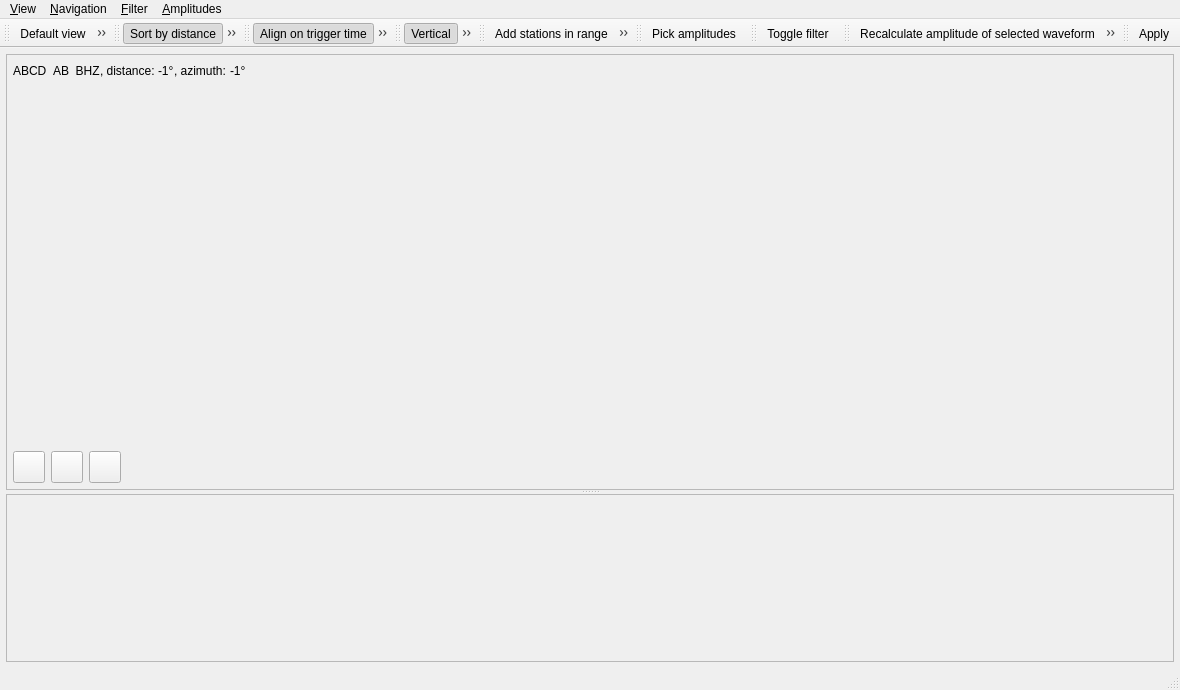
<ui version="4.0" >
 <author></author>
 <comment></comment>
 <exportmacro></exportmacro>
 <class>AmplitudeView</class>
 <widget class="QMainWindow" name="AmplitudeView" >
  <property name="geometry" >
   <rect>
    <x>0</x>
    <y>0</y>
    <width>917</width>
    <height>690</height>
   </rect>
  </property>
  <property name="windowTitle" >
   <string>Amplitude picker</string>
  </property>
  <property name="iconSize" >
   <size>
    <width>16</width>
    <height>16</height>
   </size>
  </property>
  <widget class="QWidget" name="centralwidget" >
   <layout class="QVBoxLayout" >
    <property name="margin" >
     <number>6</number>
    </property>
    <property name="spacing" >
     <number>6</number>
    </property>
    <item>
     <widget class="QSplitter" name="" >
      <property name="orientation" >
       <enum>Qt::Vertical</enum>
      </property>
      <widget class="QFrame" name="frameZoomWrapper" >
       <property name="frameShape" >
        <enum>QFrame::StyledPanel</enum>
       </property>
       <property name="frameShadow" >
        <enum>QFrame::Sunken</enum>
       </property>
       <layout class="QVBoxLayout" >
        <property name="margin" >
         <number>0</number>
        </property>
        <property name="spacing" >
         <number>6</number>
        </property>
        <item>
         <widget class="Seiscomp::Gui::ZoomRecordFrame" name="frameZoom" >
          <property name="sizePolicy" >
           <sizepolicy>
            <hsizetype>5</hsizetype>
            <vsizetype>5</vsizetype>
            <horstretch>0</horstretch>
            <verstretch>0</verstretch>
           </sizepolicy>
          </property>
          <property name="frameShape" >
           <enum>QFrame::NoFrame</enum>
          </property>
          <property name="frameShadow" >
           <enum>QFrame::Sunken</enum>
          </property>
          <layout class="QVBoxLayout" >
           <property name="margin" >
            <number>6</number>
           </property>
           <property name="spacing" >
            <number>6</number>
           </property>
           <item>
            <widget class="QFrame" name="frameCurrentRowLabel" >
             <property name="sizePolicy" >
              <sizepolicy>
               <hsizetype>5</hsizetype>
               <vsizetype>4</vsizetype>
               <horstretch>0</horstretch>
               <verstretch>5</verstretch>
              </sizepolicy>
             </property>
             <property name="frameShape" >
              <enum>QFrame::NoFrame</enum>
             </property>
             <property name="frameShadow" >
              <enum>QFrame::Plain</enum>
             </property>
             <layout class="QHBoxLayout" >
              <property name="margin" >
               <number>0</number>
              </property>
              <property name="spacing" >
               <number>6</number>
              </property>
              <item>
               <widget class="QLabel" name="labelStationCode" >
                <property name="sizePolicy" >
                 <sizepolicy>
                  <hsizetype>4</hsizetype>
                  <vsizetype>5</vsizetype>
                  <horstretch>0</horstretch>
                  <verstretch>0</verstretch>
                 </sizepolicy>
                </property>
                <property name="text" >
                 <string>ABCD</string>
                </property>
               </widget>
              </item>
              <item>
               <layout class="QHBoxLayout" >
                <property name="margin" >
                 <number>0</number>
                </property>
                <property name="spacing" >
                 <number>0</number>
                </property>
                <item>
                 <widget class="QLabel" name="labelCode" >
                  <property name="sizePolicy" >
                   <sizepolicy>
                    <hsizetype>4</hsizetype>
                    <vsizetype>4</vsizetype>
                    <horstretch>0</horstretch>
                    <verstretch>0</verstretch>
                   </sizepolicy>
                  </property>
                  <property name="minimumSize" >
                   <size>
                    <width>20</width>
                    <height>0</height>
                   </size>
                  </property>
                  <property name="text" >
                   <string>AB  BHZ</string>
                  </property>
                 </widget>
                </item>
                <item>
                 <widget class="QLabel" name="label" >
                  <property name="text" >
                   <string>, distance: </string>
                  </property>
                 </widget>
                </item>
                <item>
                 <widget class="QLabel" name="labelDistance" >
                  <property name="text" >
                   <string>-1°</string>
                  </property>
                 </widget>
                </item>
                <item>
                 <widget class="QLabel" name="label_2" >
                  <property name="text" >
                   <string>, azimuth: </string>
                  </property>
                 </widget>
                </item>
                <item>
                 <widget class="QLabel" name="labelAzimuth" >
                  <property name="text" >
                   <string>-1°</string>
                  </property>
                 </widget>
                </item>
               </layout>
              </item>
              <item>
               <spacer>
                <property name="orientation" >
                 <enum>Qt::Horizontal</enum>
                </property>
                <property name="sizeHint" >
                 <size>
                  <width>40</width>
                  <height>20</height>
                 </size>
                </property>
               </spacer>
              </item>
             </layout>
            </widget>
           </item>
           <item>
            <widget class="QFrame" name="frameCurrentRow" >
             <property name="sizePolicy" >
              <sizepolicy>
               <hsizetype>5</hsizetype>
               <vsizetype>3</vsizetype>
               <horstretch>0</horstretch>
               <verstretch>0</verstretch>
              </sizepolicy>
             </property>
             <property name="frameShape" >
              <enum>QFrame::NoFrame</enum>
             </property>
             <property name="frameShadow" >
              <enum>QFrame::Raised</enum>
             </property>
            </widget>
           </item>
           <item>
            <layout class="QHBoxLayout" >
             <property name="margin" >
              <number>0</number>
             </property>
             <property name="spacing" >
              <number>6</number>
             </property>
             <item>
              <widget class="QFrame" name="frameZoomControls" >
               <property name="sizePolicy" >
                <sizepolicy>
                 <hsizetype>4</hsizetype>
                 <vsizetype>5</vsizetype>
                 <horstretch>0</horstretch>
                 <verstretch>0</verstretch>
                </sizepolicy>
               </property>
               <property name="frameShape" >
                <enum>QFrame::NoFrame</enum>
               </property>
               <property name="frameShadow" >
                <enum>QFrame::Raised</enum>
               </property>
               <layout class="QHBoxLayout" >
                <property name="margin" >
                 <number>0</number>
                </property>
                <property name="spacing" >
                 <number>6</number>
                </property>
                <item>
                 <widget class="QPushButton" name="btnRowAccept" >
                  <property name="sizePolicy" >
                   <sizepolicy>
                    <hsizetype>0</hsizetype>
                    <vsizetype>0</vsizetype>
                    <horstretch>0</horstretch>
                    <verstretch>0</verstretch>
                   </sizepolicy>
                  </property>
                  <property name="minimumSize" >
                   <size>
                    <width>32</width>
                    <height>32</height>
                   </size>
                  </property>
                  <property name="maximumSize" >
                   <size>
                    <width>32</width>
                    <height>32</height>
                   </size>
                  </property>
                  <property name="toolTip" >
                   <string>Accept picked phase</string>
                  </property>
                  <property name="text" >
                   <string/>
                  </property>
                  <property name="icon" >
                   <iconset resource="icons.qrc" >:/icons/icons/ok.png</iconset>
                  </property>
                  <property name="iconSize" >
                   <size>
                    <width>24</width>
                    <height>24</height>
                   </size>
                  </property>
                  <property name="checkable" >
                   <bool>true</bool>
                  </property>
                  <property name="flat" >
                   <bool>false</bool>
                  </property>
                 </widget>
                </item>
                <item>
                 <widget class="QPushButton" name="btnRowRemove" >
                  <property name="sizePolicy" >
                   <sizepolicy>
                    <hsizetype>0</hsizetype>
                    <vsizetype>0</vsizetype>
                    <horstretch>0</horstretch>
                    <verstretch>0</verstretch>
                   </sizepolicy>
                  </property>
                  <property name="minimumSize" >
                   <size>
                    <width>32</width>
                    <height>32</height>
                   </size>
                  </property>
                  <property name="maximumSize" >
                   <size>
                    <width>32</width>
                    <height>32</height>
                   </size>
                  </property>
                  <property name="toolTip" >
                   <string>Deactivate current pick or trace depending on the picking mode</string>
                  </property>
                  <property name="text" >
                   <string/>
                  </property>
                  <property name="icon" >
                   <iconset resource="icons.qrc" >:/icons/icons/remove.png</iconset>
                  </property>
                  <property name="iconSize" >
                   <size>
                    <width>24</width>
                    <height>24</height>
                   </size>
                  </property>
                  <property name="shortcut" >
                   <string>X</string>
                  </property>
                  <property name="checkable" >
                   <bool>true</bool>
                  </property>
                 </widget>
                </item>
                <item>
                 <widget class="QPushButton" name="btnRowReset" >
                  <property name="sizePolicy" >
                   <sizepolicy>
                    <hsizetype>0</hsizetype>
                    <vsizetype>0</vsizetype>
                    <horstretch>0</horstretch>
                    <verstretch>0</verstretch>
                   </sizepolicy>
                  </property>
                  <property name="minimumSize" >
                   <size>
                    <width>32</width>
                    <height>32</height>
                   </size>
                  </property>
                  <property name="maximumSize" >
                   <size>
                    <width>32</width>
                    <height>32</height>
                   </size>
                  </property>
                  <property name="toolTip" >
                   <string>Reset manual picks</string>
                  </property>
                  <property name="text" >
                   <string/>
                  </property>
                  <property name="icon" >
                   <iconset resource="icons.qrc" >:/icons/icons/erase.png</iconset>
                  </property>
                  <property name="iconSize" >
                   <size>
                    <width>24</width>
                    <height>24</height>
                   </size>
                  </property>
                 </widget>
                </item>
               </layout>
              </widget>
             </item>
             <item>
              <widget class="QFrame" name="frameTimeScale" >
               <property name="frameShape" >
                <enum>QFrame::NoFrame</enum>
               </property>
               <property name="frameShadow" >
                <enum>QFrame::Raised</enum>
               </property>
              </widget>
             </item>
            </layout>
           </item>
          </layout>
         </widget>
        </item>
       </layout>
      </widget>
      <widget class="QFrame" name="frameTraces" >
       <property name="sizePolicy" >
        <sizepolicy>
         <hsizetype>5</hsizetype>
         <vsizetype>1</vsizetype>
         <horstretch>0</horstretch>
         <verstretch>0</verstretch>
        </sizepolicy>
       </property>
       <property name="frameShape" >
        <enum>QFrame::StyledPanel</enum>
       </property>
       <property name="frameShadow" >
        <enum>QFrame::Sunken</enum>
       </property>
      </widget>
     </widget>
    </item>
   </layout>
  </widget>
  <widget class="QStatusBar" name="statusbar" >
   <property name="geometry" >
    <rect>
     <x>0</x>
     <y>665</y>
     <width>917</width>
     <height>25</height>
    </rect>
   </property>
  </widget>
  <widget class="QToolBar" name="toolBarScale" >
   <property name="windowTitle" >
    <string>Zooming</string>
   </property>
   <property name="orientation" >
    <enum>Qt::Horizontal</enum>
   </property>
   <property name="iconSize" >
    <size>
     <width>24</width>
     <height>24</height>
    </size>
   </property>
   <attribute name="toolBarArea" >
    <number>4</number>
   </attribute>
   <addaction name="actionDefaultView" />
   <addaction name="separator" />
   <addaction name="actionIncreaseRowHeight" />
   <addaction name="actionDecreaseRowHeight" />
   <addaction name="separator" />
   <addaction name="actionIncreaseRowTimescale" />
   <addaction name="actionDecreaseRowTimescale" />
   <addaction name="separator" />
   <addaction name="actionMaximizeAmplitudes" />
  </widget>
  <widget class="QToolBar" name="toolBarSort" >
   <property name="windowTitle" >
    <string>Sort</string>
   </property>
   <property name="orientation" >
    <enum>Qt::Horizontal</enum>
   </property>
   <property name="iconSize" >
    <size>
     <width>24</width>
     <height>24</height>
    </size>
   </property>
   <attribute name="toolBarArea" >
    <number>4</number>
   </attribute>
   <addaction name="actionSortByDistance" />
   <addaction name="actionSortAlphabetically" />
  </widget>
  <widget class="QToolBar" name="toolBarAlign" >
   <property name="windowTitle" >
    <string>Alignment</string>
   </property>
   <property name="orientation" >
    <enum>Qt::Horizontal</enum>
   </property>
   <property name="iconSize" >
    <size>
     <width>24</width>
     <height>24</height>
    </size>
   </property>
   <attribute name="toolBarArea" >
    <number>4</number>
   </attribute>
   <addaction name="actionAlignOnPArrival" />
   <addaction name="actionAlignOnOriginTime" />
  </widget>
  <widget class="QToolBar" name="toolBarComponent" >
   <property name="windowTitle" >
    <string>Components</string>
   </property>
   <property name="orientation" >
    <enum>Qt::Horizontal</enum>
   </property>
   <property name="iconSize" >
    <size>
     <width>24</width>
     <height>24</height>
    </size>
   </property>
   <attribute name="toolBarArea" >
    <number>4</number>
   </attribute>
   <addaction name="actionShowZComponent" />
   <addaction name="actionShowNComponent" />
   <addaction name="actionShowEComponent" />
  </widget>
  <widget class="QToolBar" name="toolBarStations" >
   <property name="sizePolicy" >
    <sizepolicy>
     <hsizetype>5</hsizetype>
     <vsizetype>7</vsizetype>
     <horstretch>0</horstretch>
     <verstretch>0</verstretch>
    </sizepolicy>
   </property>
   <property name="windowTitle" >
    <string>Add stations</string>
   </property>
   <property name="orientation" >
    <enum>Qt::Horizontal</enum>
   </property>
   <property name="iconSize" >
    <size>
     <width>24</width>
     <height>24</height>
    </size>
   </property>
   <attribute name="toolBarArea" >
    <number>4</number>
   </attribute>
   <addaction name="actionShowAllStations" />
   <addaction name="actionShowUsedStations" />
  </widget>
  <widget class="QToolBar" name="toolBarPicking" >
   <property name="windowTitle" >
    <string>Picking</string>
   </property>
   <property name="orientation" >
    <enum>Qt::Horizontal</enum>
   </property>
   <property name="iconSize" >
    <size>
     <width>24</width>
     <height>24</height>
    </size>
   </property>
   <attribute name="toolBarArea" >
    <number>4</number>
   </attribute>
   <addaction name="actionPickAmplitude" />
  </widget>
  <widget class="QMenuBar" name="menuBar" >
   <property name="geometry" >
    <rect>
     <x>0</x>
     <y>0</y>
     <width>917</width>
     <height>32</height>
    </rect>
   </property>
   <widget class="QMenu" name="menuView" >
    <property name="title" >
     <string>&amp;View</string>
    </property>
    <widget class="QMenu" name="menuSort" >
     <property name="title" >
      <string>&amp;Sort</string>
     </property>
     <addaction name="actionSortByDistance" />
     <addaction name="actionSortAlphabetically" />
    </widget>
    <widget class="QMenu" name="menuAlign" >
     <property name="title" >
      <string>Align</string>
     </property>
     <addaction name="actionAlignOnPArrival" />
     <addaction name="actionAlignOnOriginTime" />
    </widget>
    <widget class="QMenu" name="menu_Zoomtrace" >
     <property name="title" >
      <string>&amp;Zoomtrace</string>
     </property>
     <addaction name="actionIncreaseAmplitudeScale" />
     <addaction name="actionDecreaseAmplitudeScale" />
     <addaction name="actionTimeScaleUp" />
     <addaction name="actionTimeScaleDown" />
     <addaction name="separator" />
     <addaction name="actionClipComponentsToViewport" />
    </widget>
    <widget class="QMenu" name="menuTraces" >
     <property name="title" >
      <string>&amp;Traces</string>
     </property>
     <widget class="QMenu" name="menuAlignArrival" >
      <property name="title" >
       <string>Align</string>
      </property>
      <addaction name="actionAlignOnOriginTime" />
     </widget>
     <addaction name="actionIncreaseRowHeight" />
     <addaction name="actionDecreaseRowHeight" />
     <addaction name="actionIncreaseRowTimescale" />
     <addaction name="actionDecreaseRowTimescale" />
     <addaction name="actionMaximizeAmplitudes" />
     <addaction name="separator" />
     <addaction name="menuAlignArrival" />
    </widget>
    <widget class="QMenu" name="menuComponents" >
     <property name="title" >
      <string>&amp;Components</string>
     </property>
     <addaction name="actionShowZComponent" />
     <addaction name="actionShowNComponent" />
     <addaction name="actionShowEComponent" />
    </widget>
    <addaction name="actionDefaultView" />
    <addaction name="actionShowUsedStations" />
    <addaction name="actionShowTraceValuesInNmS" />
    <addaction name="separator" />
    <addaction name="menu_Zoomtrace" />
    <addaction name="menuTraces" />
    <addaction name="menuComponents" />
   </widget>
   <widget class="QMenu" name="menu_Navigation" >
    <property name="title" >
     <string>&amp;Navigation</string>
    </property>
    <addaction name="actionScrollLeft" />
    <addaction name="actionScrollRight" />
    <addaction name="actionScrollFineLeft" />
    <addaction name="actionScrollFineRight" />
   </widget>
   <widget class="QMenu" name="menu_Locate" >
    <property name="title" >
     <string>&amp;Amplitudes</string>
    </property>
    <addaction name="actionPickAmplitude" />
    <addaction name="actionDisablePicking" />
    <addaction name="separator" />
    <addaction name="actionComputeMagnitudes" />
   </widget>
   <widget class="QMenu" name="menu_Filter" >
    <property name="title" >
     <string>&amp;Filter</string>
    </property>
    <addaction name="actionToggleFilter" />
   </widget>
   <addaction name="menuView" />
   <addaction name="menu_Navigation" />
   <addaction name="menu_Filter" />
   <addaction name="menu_Locate" />
  </widget>
  <widget class="QToolBar" name="toolBarFilter" >
   <property name="orientation" >
    <enum>Qt::Horizontal</enum>
   </property>
   <property name="iconSize" >
    <size>
     <width>24</width>
     <height>24</height>
    </size>
   </property>
   <attribute name="toolBarArea" >
    <number>4</number>
   </attribute>
   <addaction name="actionToggleFilter" />
  </widget>
  <widget class="QToolBar" name="toolBarSetup" >
   <property name="windowTitle" >
    <string>Calculate</string>
   </property>
   <property name="orientation" >
    <enum>Qt::Horizontal</enum>
   </property>
   <property name="iconSize" >
    <size>
     <width>24</width>
     <height>24</height>
    </size>
   </property>
   <attribute name="toolBarArea" >
    <number>4</number>
   </attribute>
   <addaction name="actionRecalculateAmplitude" />
   <addaction name="actionRecalculateAmplitudes" />
  </widget>
  <widget class="QToolBar" name="toolBarComputeMagnitudes" >
   <property name="windowTitle" >
    <string>Apply</string>
   </property>
   <property name="orientation" >
    <enum>Qt::Horizontal</enum>
   </property>
   <property name="iconSize" >
    <size>
     <width>24</width>
     <height>24</height>
    </size>
   </property>
   <attribute name="toolBarArea" >
    <number>4</number>
   </attribute>
   <addaction name="actionComputeMagnitudes" />
  </widget>
  <action name="actionIncreaseAmplitudeScale" >
   <property name="icon" >
    <iconset resource="icons.qrc" >:/icons/icons/vzoomin.png</iconset>
   </property>
   <property name="text" >
    <string>Scale amplitudes up</string>
   </property>
   <property name="iconText" >
    <string>Scale amplitudes up</string>
   </property>
   <property name="toolTip" >
    <string>Increase amplitude scale of current trace</string>
   </property>
   <property name="shortcut" >
    <string>Ctrl+Up</string>
   </property>
  </action>
  <action name="actionDecreaseAmplitudeScale" >
   <property name="icon" >
    <iconset resource="icons.qrc" >:/icons/icons/vzoomout.png</iconset>
   </property>
   <property name="text" >
    <string>Scale amplitudes down</string>
   </property>
   <property name="iconText" >
    <string>Scale amplitudes down</string>
   </property>
   <property name="toolTip" >
    <string>Descrease amplitude scale of current trace</string>
   </property>
   <property name="shortcut" >
    <string>Ctrl+Down</string>
   </property>
  </action>
  <action name="actionTimeScaleUp" >
   <property name="icon" >
    <iconset resource="icons.qrc" >:/icons/icons/zoomout.png</iconset>
   </property>
   <property name="text" >
    <string>Increase visible timespan</string>
   </property>
   <property name="toolTip" >
    <string>Increase visible timespan</string>
   </property>
   <property name="shortcut" >
    <string>Ctrl+Right</string>
   </property>
  </action>
  <action name="actionTimeScaleDown" >
   <property name="icon" >
    <iconset resource="icons.qrc" >:/icons/icons/zoomin.png</iconset>
   </property>
   <property name="text" >
    <string>Decrease visible timespan</string>
   </property>
   <property name="iconText" >
    <string>Decrease visible timespan</string>
   </property>
   <property name="toolTip" >
    <string>Decrease visible timespan</string>
   </property>
   <property name="shortcut" >
    <string>Ctrl+Left</string>
   </property>
  </action>
  <action name="actionScrollLeft" >
   <property name="text" >
    <string>Scroll left</string>
   </property>
   <property name="toolTip" >
    <string>Scroll current trace left</string>
   </property>
   <property name="shortcut" >
    <string>Shift+Left</string>
   </property>
  </action>
  <action name="actionScrollRight" >
   <property name="text" >
    <string>Scroll right</string>
   </property>
   <property name="toolTip" >
    <string>Scroll current trace right</string>
   </property>
   <property name="shortcut" >
    <string>Shift+Right</string>
   </property>
  </action>
  <action name="actionSelectNextTrace" >
   <property name="text" >
    <string>Next trace</string>
   </property>
   <property name="iconText" >
    <string>Next trace</string>
   </property>
   <property name="shortcut" >
    <string>Down</string>
   </property>
  </action>
  <action name="actionSelectPreviousTrace" >
   <property name="text" >
    <string>Previous trace</string>
   </property>
   <property name="iconText" >
    <string>Previous trace</string>
   </property>
   <property name="shortcut" >
    <string>Up</string>
   </property>
  </action>
  <action name="actionScrollFineLeft" >
   <property name="text" >
    <string>Scroll fine left</string>
   </property>
   <property name="iconText" >
    <string>Scroll fine left</string>
   </property>
   <property name="toolTip" >
    <string>Scroll current trace left with finer steps</string>
   </property>
   <property name="shortcut" >
    <string>Left</string>
   </property>
  </action>
  <action name="actionScrollFineRight" >
   <property name="text" >
    <string>Scroll fine right</string>
   </property>
   <property name="iconText" >
    <string>Scroll fine right</string>
   </property>
   <property name="toolTip" >
    <string>Scroll current trace right with finer steps</string>
   </property>
   <property name="shortcut" >
    <string>Right</string>
   </property>
  </action>
  <action name="actionIncreaseRowHeight" >
   <property name="icon" >
    <iconset resource="icons.qrc" >:/icons/icons/vzoomin.png</iconset>
   </property>
   <property name="text" >
    <string>Increase row height</string>
   </property>
   <property name="toolTip" >
    <string>Increases the row height in traceview (Shift+Y)</string>
   </property>
   <property name="shortcut" >
    <string>Shift+Y</string>
   </property>
  </action>
  <action name="actionDecreaseRowHeight" >
   <property name="icon" >
    <iconset resource="icons.qrc" >:/icons/icons/vzoomout.png</iconset>
   </property>
   <property name="text" >
    <string>Decrease row height</string>
   </property>
   <property name="toolTip" >
    <string>Decreases the row height in traceview (Y)</string>
   </property>
   <property name="shortcut" >
    <string>Y</string>
   </property>
  </action>
  <action name="actionIncreaseRowTimescale" >
   <property name="icon" >
    <iconset resource="icons.qrc" >:/icons/icons/zoomin.png</iconset>
   </property>
   <property name="text" >
    <string>Increase row timescale</string>
   </property>
   <property name="toolTip" >
    <string>Increases the timescale in traceview (>)</string>
   </property>
   <property name="shortcut" >
    <string>></string>
   </property>
  </action>
  <action name="actionDecreaseRowTimescale" >
   <property name="icon" >
    <iconset resource="icons.qrc" >:/icons/icons/zoomout.png</iconset>
   </property>
   <property name="text" >
    <string>Decrease row timescale</string>
   </property>
   <property name="toolTip" >
    <string>Decreases the timescale in traceview (&lt;)</string>
   </property>
   <property name="shortcut" >
    <string>&lt;</string>
   </property>
  </action>
  <action name="actionSelectFirstRow" >
   <property name="text" >
    <string>Select first row</string>
   </property>
   <property name="shortcut" >
    <string>Home</string>
   </property>
  </action>
  <action name="actionSelectLastRow" >
   <property name="text" >
    <string>Select last row</string>
   </property>
   <property name="shortcut" >
    <string>End</string>
   </property>
  </action>
  <action name="actionAlignOnPArrival" >
   <property name="checkable" >
    <bool>true</bool>
   </property>
   <property name="checked" >
    <bool>true</bool>
   </property>
   <property name="icon" >
    <iconset resource="icons.qrc" >:/icons/icons/align_p.png</iconset>
   </property>
   <property name="text" >
    <string>Align on trigger time</string>
   </property>
   <property name="iconText" >
    <string>Align on trigger time</string>
   </property>
   <property name="toolTip" >
    <string>Align on trigger time</string>
   </property>
   <property name="shortcut" >
    <string>Ctrl+1</string>
   </property>
  </action>
  <action name="actionAlignOnOriginTime" >
   <property name="checkable" >
    <bool>true</bool>
   </property>
   <property name="icon" >
    <iconset resource="icons.qrc" >:/icons/icons/align_t.png</iconset>
   </property>
   <property name="text" >
    <string>Align on origin time</string>
   </property>
   <property name="iconText" >
    <string>Align on origin time</string>
   </property>
   <property name="toolTip" >
    <string>Align on origin time (Ctrl+0)</string>
   </property>
   <property name="shortcut" >
    <string>Ctrl+0</string>
   </property>
  </action>
  <action name="actionDefaultView" >
   <property name="icon" >
    <iconset resource="icons.qrc" >:/icons/icons/home.png</iconset>
   </property>
   <property name="text" >
    <string>&amp;Default view</string>
   </property>
   <property name="toolTip" >
    <string>Default view (Shift+N)</string>
   </property>
   <property name="shortcut" >
    <string>Shift+N</string>
   </property>
  </action>
  <action name="actionSortAlphabetically" >
   <property name="checkable" >
    <bool>true</bool>
   </property>
   <property name="icon" >
    <iconset resource="icons.qrc" >:/icons/icons/sort_abc.png</iconset>
   </property>
   <property name="text" >
    <string>Sort by names</string>
   </property>
   <property name="iconText" >
    <string>Sort by names</string>
   </property>
   <property name="toolTip" >
    <string>Sorts the traces by name (Alt+A)</string>
   </property>
   <property name="shortcut" >
    <string>Alt+A</string>
   </property>
  </action>
  <action name="actionSortByDistance" >
   <property name="checkable" >
    <bool>true</bool>
   </property>
   <property name="checked" >
    <bool>true</bool>
   </property>
   <property name="icon" >
    <iconset resource="icons.qrc" >:/icons/icons/sort_dist.png</iconset>
   </property>
   <property name="text" >
    <string>Sort by distance</string>
   </property>
   <property name="toolTip" >
    <string>Sort by distance (Alt+D)</string>
   </property>
   <property name="shortcut" >
    <string>Alt+D</string>
   </property>
  </action>
  <action name="actionToggleFilter" >
   <property name="checkable" >
    <bool>false</bool>
   </property>
   <property name="checked" >
    <bool>false</bool>
   </property>
   <property name="icon" >
    <iconset resource="icons.qrc" >:/icons/icons/filter.png</iconset>
   </property>
   <property name="text" >
    <string>&amp;Toggle filter</string>
   </property>
   <property name="toolTip" >
    <string>Toggles using a filter before displaying the traces (F)</string>
   </property>
   <property name="shortcut" >
    <string>F</string>
   </property>
  </action>
  <action name="actionMaximizeAmplitudes" >
   <property name="icon" >
    <iconset resource="icons.qrc" >:/icons/icons/vmax.png</iconset>
   </property>
   <property name="text" >
    <string>Maximize visible amplitudes</string>
   </property>
   <property name="iconText" >
    <string>Maximize visible amplitudes</string>
   </property>
   <property name="toolTip" >
    <string>Maximize visible amplitudes (S)</string>
   </property>
   <property name="shortcut" >
    <string>S</string>
   </property>
  </action>
  <action name="actionComputeMagnitudes" >
   <property name="icon" >
    <iconset resource="icons.qrc" >:/icons/icons/locate.png</iconset>
   </property>
   <property name="text" >
    <string>&amp;Apply</string>
   </property>
   <property name="iconText" >
    <string>Apply</string>
   </property>
   <property name="toolTip" >
    <string>Compute the magnitude and update it in the origin.</string>
   </property>
   <property name="statusTip" >
    <string>Compute the magnitude and update it in the origin.</string>
   </property>
   <property name="shortcut" >
    <string>F5</string>
   </property>
  </action>
  <action name="actionShowAllStations" >
   <property name="checkable" >
    <bool>false</bool>
   </property>
   <property name="icon" >
    <iconset resource="icons.qrc" >:/icons/icons/mindistance.png</iconset>
   </property>
   <property name="text" >
    <string>Add stations in range</string>
   </property>
   <property name="iconText" >
    <string>Add stations in range</string>
   </property>
   <property name="toolTip" >
    <string>Adds all stations next to the origin with distance lower or equal than the entered value that haven't triggered. When view mode is "used stations only" you won't see the new stations until leaving this mode.</string>
   </property>
  </action>
  <action name="actionShowUsedStations" >
   <property name="checkable" >
    <bool>true</bool>
   </property>
   <property name="icon" >
    <iconset resource="icons.qrc" >:/icons/icons/withpick.png</iconset>
   </property>
   <property name="text" >
    <string>&amp;Show used stations only</string>
   </property>
   <property name="iconText" >
    <string>Used stations only</string>
   </property>
   <property name="toolTip" >
    <string>Toggles between hiding unpicked and deactivated stations and showing all stations</string>
   </property>
  </action>
  <action name="actionShowZComponent" >
   <property name="checkable" >
    <bool>true</bool>
   </property>
   <property name="checked" >
    <bool>true</bool>
   </property>
   <property name="icon" >
    <iconset resource="icons.qrc" >:/icons/icons/channelZ.png</iconset>
   </property>
   <property name="text" >
    <string>Vertical</string>
   </property>
   <property name="iconText" >
    <string>Vertical</string>
   </property>
   <property name="toolTip" >
    <string>Show Vertical Component (Z)</string>
   </property>
   <property name="shortcut" >
    <string>Z</string>
   </property>
  </action>
  <action name="actionShowNComponent" >
   <property name="checkable" >
    <bool>true</bool>
   </property>
   <property name="icon" >
    <iconset resource="icons.qrc" >:/icons/icons/channelN.png</iconset>
   </property>
   <property name="text" >
    <string>North</string>
   </property>
   <property name="iconText" >
    <string>North</string>
   </property>
   <property name="toolTip" >
    <string>Show North Component (N)</string>
   </property>
   <property name="shortcut" >
    <string>N</string>
   </property>
  </action>
  <action name="actionShowEComponent" >
   <property name="checkable" >
    <bool>true</bool>
   </property>
   <property name="icon" >
    <iconset resource="icons.qrc" >:/icons/icons/channelE.png</iconset>
   </property>
   <property name="text" >
    <string>East</string>
   </property>
   <property name="iconText" >
    <string>East</string>
   </property>
   <property name="toolTip" >
    <string>Show East Component (E)</string>
   </property>
   <property name="shortcut" >
    <string>E</string>
   </property>
  </action>
  <action name="actionGotoNextMarker" >
   <property name="text" >
    <string>Goto next marker</string>
   </property>
   <property name="iconText" >
    <string>Goto next marker</string>
   </property>
   <property name="toolTip" >
    <string>Goto next marker</string>
   </property>
   <property name="shortcut" >
    <string>Alt+Right</string>
   </property>
  </action>
  <action name="actionGotoPreviousMarker" >
   <property name="text" >
    <string>Goto previous marker</string>
   </property>
   <property name="iconText" >
    <string>Goto previous marker</string>
   </property>
   <property name="toolTip" >
    <string>Goto previous marker</string>
   </property>
   <property name="shortcut" >
    <string>Alt+Left</string>
   </property>
  </action>
  <action name="actionSwitchFullscreen" >
   <property name="checkable" >
    <bool>true</bool>
   </property>
   <property name="text" >
    <string>Toggle fullscreen</string>
   </property>
   <property name="iconText" >
    <string>Toggle fullscreen</string>
   </property>
   <property name="toolTip" >
    <string>Toggle fullscreen</string>
   </property>
   <property name="shortcut" >
    <string>F11</string>
   </property>
  </action>
  <action name="actionAddStations" >
   <property name="text" >
    <string>Add stations</string>
   </property>
   <property name="shortcut" >
    <string>F3</string>
   </property>
  </action>
  <action name="actionSearchStation" >
   <property name="text" >
    <string>Search station</string>
   </property>
   <property name="shortcut" >
    <string>Ctrl+F</string>
   </property>
  </action>
  <action name="actionLimitFilterToZoomTrace" >
   <property name="checkable" >
    <bool>true</bool>
   </property>
   <property name="enabled" >
    <bool>false</bool>
   </property>
   <property name="text" >
    <string>&amp;Limit filter to zoom trace</string>
   </property>
   <property name="toolTip" >
    <string>Limit filter to zoom trace</string>
   </property>
   <property name="statusTip" >
    <string>Limits filtering to zoom trace. All other traces are not filtered. This is mostly used to gain performance.</string>
   </property>
   <property name="shortcut" >
    <string>Shift+F</string>
   </property>
  </action>
  <action name="actionShowTraceValuesInNmS" >
   <property name="checkable" >
    <bool>true</bool>
   </property>
   <property name="text" >
    <string>Show trace values in nm/s</string>
   </property>
  </action>
  <action name="actionClipComponentsToViewport" >
   <property name="checkable" >
    <bool>true</bool>
   </property>
   <property name="checked" >
    <bool>false</bool>
   </property>
   <property name="text" >
    <string>Clip components to viewport</string>
   </property>
   <property name="shortcut" >
    <string>C</string>
   </property>
  </action>
  <action name="actionCreateAmplitude" >
   <property name="text" >
    <string>Create amplitude</string>
   </property>
   <property name="iconText" >
    <string>Create amplitude</string>
   </property>
   <property name="toolTip" >
    <string>Create amplitude</string>
   </property>
   <property name="shortcut" >
    <string>Enter</string>
   </property>
  </action>
  <action name="actionConfirmAmplitude" >
   <property name="text" >
    <string>Confirm amplitude</string>
   </property>
   <property name="iconText" >
    <string>Confirm amplitude</string>
   </property>
   <property name="toolTip" >
    <string>Confirm amplitude</string>
   </property>
   <property name="shortcut" >
    <string>Shift+Return</string>
   </property>
  </action>
  <action name="actionDeleteAmplitude" >
   <property name="text" >
    <string>Delete amplitude</string>
   </property>
   <property name="iconText" >
    <string>Delete amplitude</string>
   </property>
   <property name="toolTip" >
    <string>Delete amplitude (Del)</string>
   </property>
   <property name="shortcut" >
    <string>Del</string>
   </property>
  </action>
  <action name="actionDisablePicking" >
   <property name="text" >
    <string>Leave picking mode</string>
   </property>
   <property name="iconText" >
    <string>Leave picking mode</string>
   </property>
   <property name="toolTip" >
    <string>Leave picking mode (Esc)</string>
   </property>
   <property name="shortcut" >
    <string>Esc</string>
   </property>
  </action>
  <action name="actionRecalculateAmplitudes" >
   <property name="icon" >
    <iconset resource="icons.qrc" >:/icons/icons/ok.png</iconset>
   </property>
   <property name="text" >
    <string>Recalculate all amplitudes</string>
   </property>
   <property name="iconText" >
    <string>Recalculate all amplitudes</string>
   </property>
   <property name="toolTip" >
    <string>Recalculate all amplitudes</string>
   </property>
   <property name="shortcut" >
    <string>Shift+R</string>
   </property>
  </action>
  <action name="actionPickAmplitude" >
   <property name="icon" >
    <iconset resource="icons.qrc" >:/icons/icons/pick_p.png</iconset>
   </property>
   <property name="text" >
    <string>Pick amplitudes</string>
   </property>
   <property name="iconText" >
    <string>Pick amplitudes</string>
   </property>
   <property name="shortcut" >
    <string>1</string>
   </property>
  </action>
  <action name="actionRecalculateAmplitude" >
   <property name="icon" >
    <iconset resource="icons.qrc" >:/icons/icons/ok_single.png</iconset>
   </property>
   <property name="text" >
    <string>Recalculate amplitude of selected waveform</string>
   </property>
   <property name="iconText" >
    <string>Recalculate amplitude of selected waveform</string>
   </property>
   <property name="toolTip" >
    <string>Recalculate amplitude of selected waveform</string>
   </property>
   <property name="shortcut" >
    <string>R</string>
   </property>
  </action>
  <action name="actionSetAmplitude" >
   <property name="text" >
    <string>Set amplitude</string>
   </property>
   <property name="shortcut" >
    <string>Space</string>
   </property>
  </action>
 </widget>
 <pixmapfunction></pixmapfunction>
 <customwidgets>
  <customwidget>
   <class>Seiscomp::Gui::ZoomRecordFrame</class>
   <extends>QFrame</extends>
   <header>seiscomp3/gui/datamodel/pickerzoomframe.h</header>
   <container>0</container>
   <pixmap></pixmap>
  </customwidget>
 </customwidgets>
 <resources>
  <include location="icons.qrc" />
 </resources>
 <connections/>
</ui>
